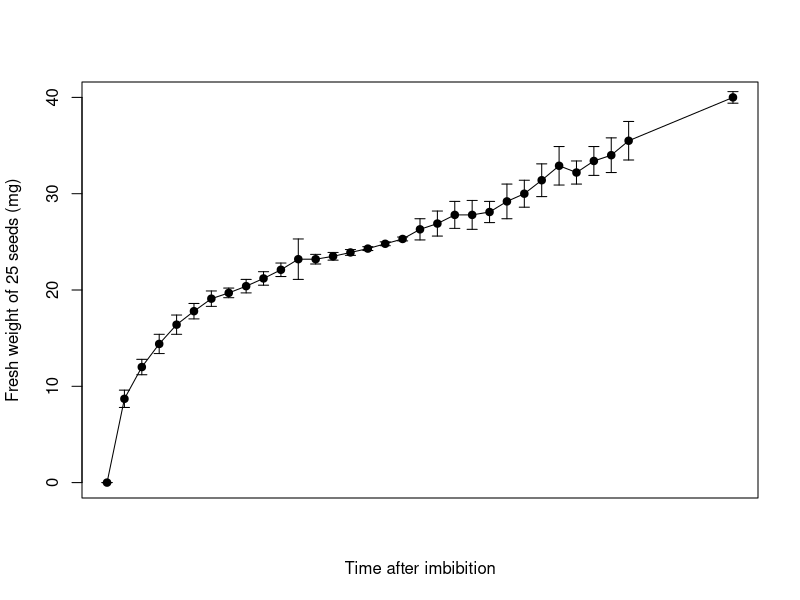
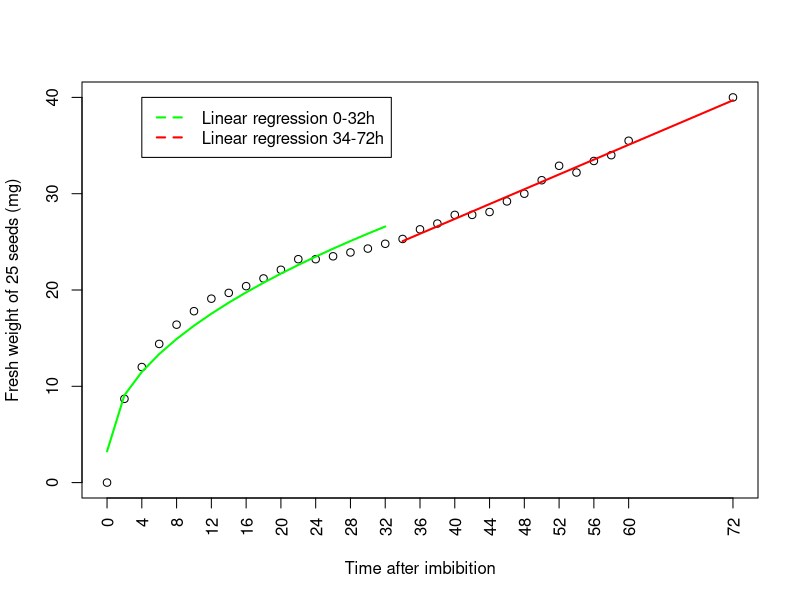

Source code (R) for these figures, in order:
## ---- chunk 1
suppressPackageStartupMessages(library("Hmisc"))
## ---- chunk 2
fw = read.table("./water_uptake_data.txt",
                header=T,
                sep="\t",
                dec=".",
                as.is=T)
## ---- chunk 3
fit2 = lm(formula = mean_fw ~ sqrt(timepoint), data = fw[1:17,])
summary(fit2)
## ---- chunk 4
fit3 = lm(mean_fw ~ timepoint, data=fw[18:32,])
summary(fit3)
## ---- chunk 5
pdf("plot_water_uptake_with_errbars.pdf")
with(fw,plot(timepoint, 
             mean_fw,
             type="o",
             col="black",
             xaxt="n",
             xlab="Time after imbibition",
             ylab="Fresh weight of 25 seeds (mg)"))

with(fw,
     errbar(timepoint,
            mean_fw,
            yplus = mean_fw + sd_fw,
            yminus = mean_fw - sd_fw, 
            add = TRUE,
            col="black"))
dev.off()
## ---- chunk 6
pdf(file = "plot_water_uptake_analysis.pdf", width = 10, height = 7)
with(fw,plot(x = timepoint, 
             y = mean_fw, 
             type="p",
             col="black",
             xaxt="n",
             xlab="Time after imbibition",
             ylab="Fresh weight of 25 seeds (mg)"))

with(fw,axis(1,at=c(0,4,8,12,16,20,24,28,32,36,40,44,48,52,56,60,72),labels=c(0,4,8,12,16,20,24,28,32,36,40,44,48,52,56,60,72),cex=0.5,las=2))

with(fw,lines(timepoint[18:32], predict(fit3),col="red",lwd=2))
with(fw,lines(timepoint[1:17], predict(fit2),col="green",lwd=2))

# legend of plot B
legend(4,40,c("Linear regression 0-32h","Linear regression 34-72h"),lty=c(2,2),lwd=c(2,2),col=c("green","red"))
dev.off()
